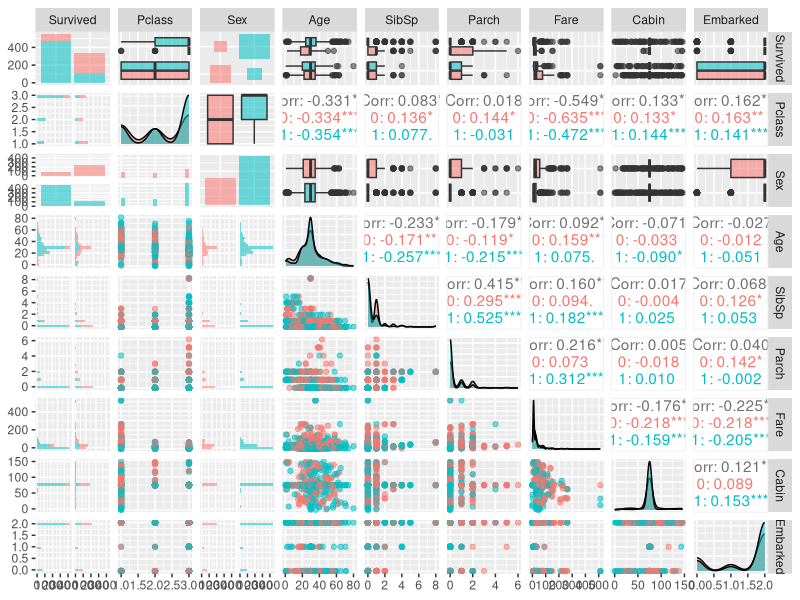
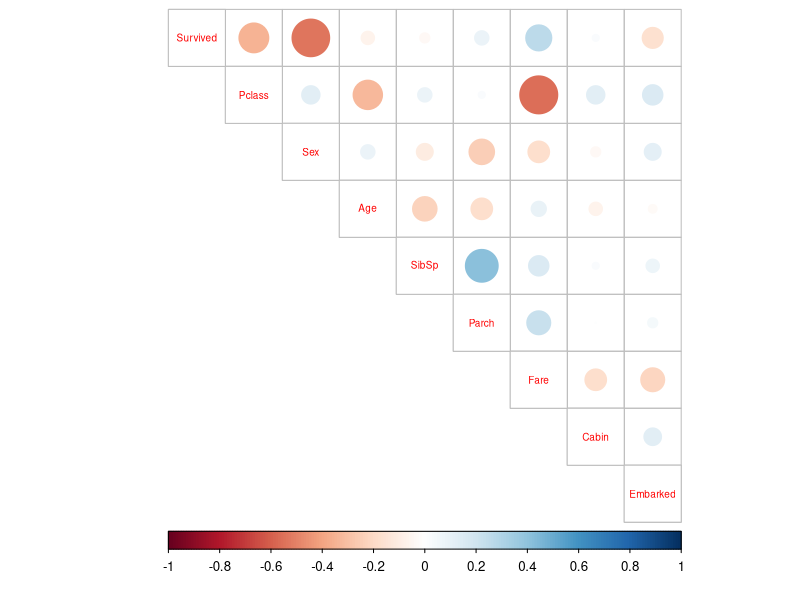
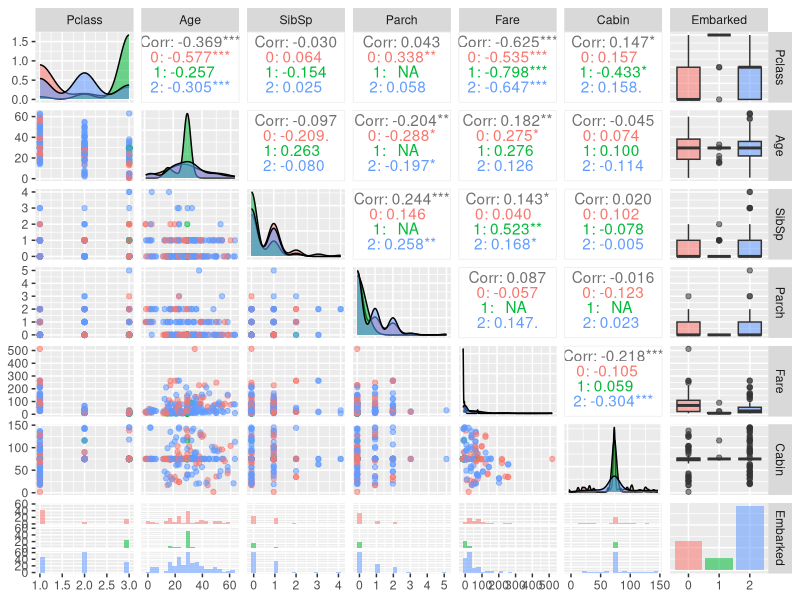
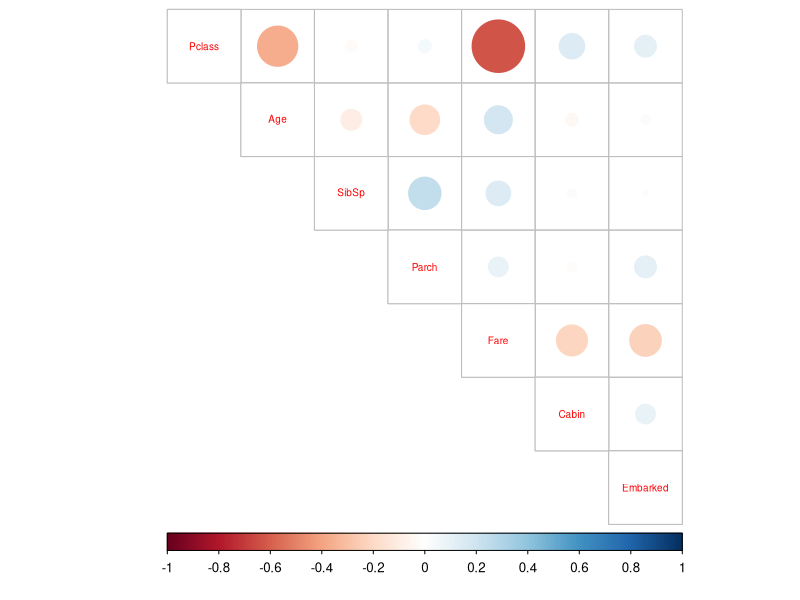
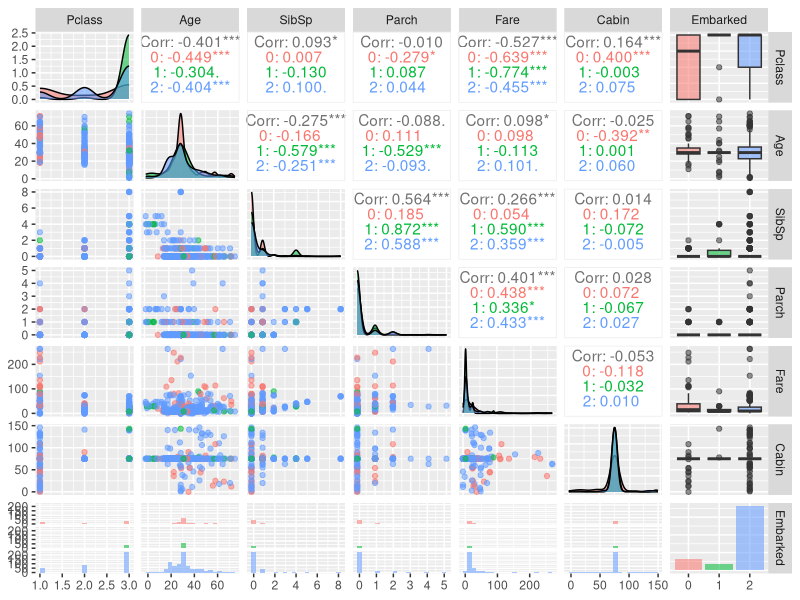

These figures' R source, in order:
#Read the Titanic train preprocessed data from provided exercise 
#solution code
#train - training data

library(dplyr)

titanic <- read.csv(file="testOut.csv",header=TRUE,sep=",")
keep <- c("Survived", "Pclass", "Sex", "Age", "SibSp", "Parch", "Fare", "Cabin", "Embarked")
titanic <- select(titanic, one_of(keep))

glimpse(titanic)
colnames(titanic)
dim(titanic)
str(titanic)
summary(titanic)
head(titanic)

#The first part of the code is in Python, Exercise_1_Week_2. 

#read survivorJane
SurvivorJane <- read.csv(file="SurvivorJane.csv",header=TRUE,sep=",")
#remove PassingerID
#remove Sex and Survived
keep1 <- c("Pclass", "Age", "SibSp", "Parch", "Fare", "Cabin", "Embarked")
SurvivorJane <- select(SurvivorJane, one_of(keep1))
dim(SurvivorJane)
summary(SurvivorJane)

#read nonsurvivor Joe
NonSurvivorJoe <- read.csv(file="NonSurvivorJoe.csv",header=TRUE,sep=",")
#remove PassingerID
#remove Sex and Survived
NonSurvivorJoe <- select(NonSurvivorJoe, one_of(keep1))
dim(NonSurvivorJoe)
summary(NonSurvivorJoe)

library(GGally)
library(ggplot2)

#Transform back sex to categorical in order to display it graphycally.
titanic$Sex <- as.factor(titanic$Sex)
titanic$Survived <- as.factor(titanic$Survived)
pTitanic <- ggpairs(titanic, mapping = aes(col=Sex, alpha=0.3), lower = list(combo = wrap("facethist", bins = 20)))
pTitanic

#another presentation of correlation matrix
titanic$Sex <- as.numeric(titanic$Sex)
titanic$Survived <- as.numeric(titanic$Survived)
cor_matrix<-cor(titanic) %>% round(digits =2)
cor_matrix
library(corrplot)
corrplot(cor_matrix, method="circle", type = "upper", cl.pos = "b", tl.pos = "d", tl.cex = 0.6)

SurvivorJane$Embarked <- as.factor(SurvivorJane$Embarked)
#SurvivorJane$Sex <- as.factor(SurvivorJane$Sex)
#SurvivorJane$Survived <- as.factor(SurvivorJane$Survived)
pJane <- ggpairs(SurvivorJane, mapping = aes(col=Embarked, alpha=0.3), lower = list(combo = wrap("facethist", bins = 20)))
pJane

#another presentation of correlation matrix
SurvivorJane$Embarked <- as.numeric(SurvivorJane$Embarked)
cor_matrix<-cor(SurvivorJane) %>% round(digits =2)
cor_matrix
corrplot(cor_matrix, method="circle", type = "upper", cl.pos = "b", tl.pos = "d", tl.cex = 0.6)


NonSurvivorJoe$Embarked <- as.factor(NonSurvivorJoe$Embarked)
#NonSurvivorJoe$Sex <- as.factor(NonSurvivorJoe$Sex)
#NonSurvivorJoe$Survived <- as.factor(NonSurvivorJoe$Survived)
pJoe <- ggpairs(NonSurvivorJoe, mapping = aes(col=Embarked, alpha=0.3), lower = list(combo = wrap("facethist", bins = 20)))
pJoe
